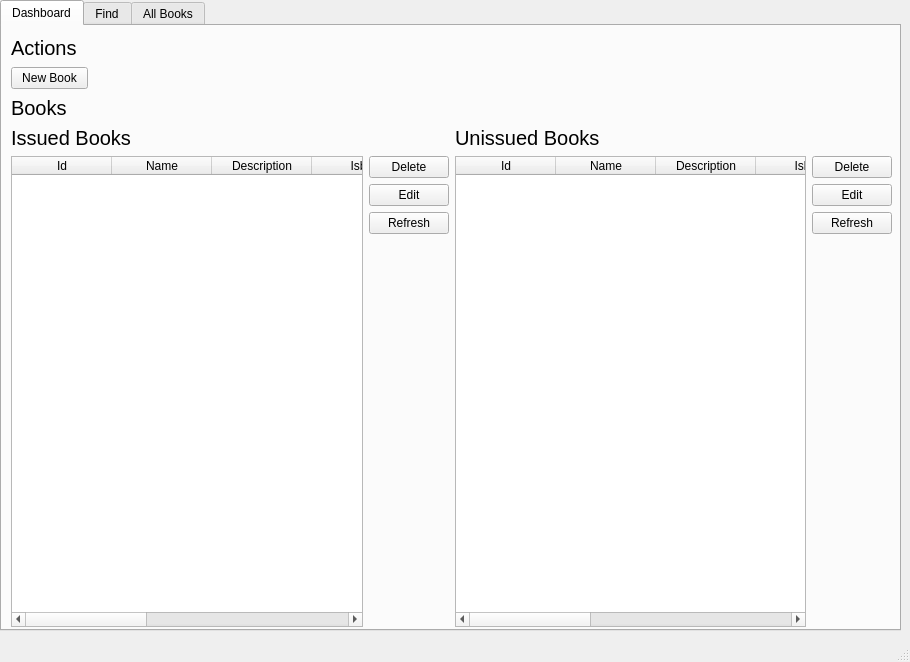
<?xml version="1.0" encoding="UTF-8"?>
<ui version="4.0">
 <class>MainWindow</class>
 <widget class="QMainWindow" name="MainWindow">
  <property name="geometry">
   <rect>
    <x>0</x>
    <y>0</y>
    <width>910</width>
    <height>662</height>
   </rect>
  </property>
  <property name="windowTitle">
   <string>MainWindow</string>
  </property>
  <widget class="QWidget" name="centralwidget">
   <widget class="QTabWidget" name="tabWidget">
    <property name="geometry">
     <rect>
      <x>0</x>
      <y>0</y>
      <width>901</width>
      <height>631</height>
     </rect>
    </property>
    <property name="currentIndex">
     <number>0</number>
    </property>
    <widget class="QWidget" name="dashboard_tab">
     <attribute name="title">
      <string>Dashboard</string>
     </attribute>
     <widget class="QWidget" name="">
      <property name="geometry">
       <rect>
        <x>9</x>
        <y>9</y>
        <width>77</width>
        <height>85</height>
       </rect>
      </property>
      <layout class="QVBoxLayout" name="verticalLayout_5">
       <item>
        <widget class="QLabel" name="label">
         <property name="font">
          <font>
           <pointsize>15</pointsize>
          </font>
         </property>
         <property name="text">
          <string>Actions</string>
         </property>
        </widget>
       </item>
       <item>
        <widget class="QPushButton" name="new_book_btn">
         <property name="text">
          <string>New Book</string>
         </property>
        </widget>
       </item>
       <item>
        <widget class="QLabel" name="label_2">
         <property name="font">
          <font>
           <pointsize>15</pointsize>
          </font>
         </property>
         <property name="text">
          <string>Books</string>
         </property>
        </widget>
       </item>
      </layout>
     </widget>
     <widget class="QWidget" name="">
      <property name="geometry">
       <rect>
        <x>9</x>
        <y>100</y>
        <width>881</width>
        <height>501</height>
       </rect>
      </property>
      <layout class="QHBoxLayout" name="horizontalLayout_3">
       <item>
        <layout class="QVBoxLayout" name="verticalLayout_6">
         <item>
          <widget class="QLabel" name="label_3">
           <property name="font">
            <font>
             <pointsize>15</pointsize>
            </font>
           </property>
           <property name="text">
            <string>Issued Books</string>
           </property>
          </widget>
         </item>
         <item>
          <layout class="QHBoxLayout" name="horizontalLayout">
           <item>
            <widget class="QTableWidget" name="issued_books_table">
             <property name="columnCount">
              <number>8</number>
             </property>
             <column>
              <property name="text">
               <string>Id</string>
              </property>
             </column>
             <column>
              <property name="text">
               <string>Name</string>
              </property>
             </column>
             <column>
              <property name="text">
               <string>Description</string>
              </property>
             </column>
             <column>
              <property name="text">
               <string>Isbn</string>
              </property>
             </column>
             <column>
              <property name="text">
               <string>Page_Count</string>
              </property>
             </column>
             <column>
              <property name="text">
               <string>Issued</string>
              </property>
             </column>
             <column>
              <property name="text">
               <string>Author</string>
              </property>
             </column>
             <column>
              <property name="text">
               <string>Year</string>
              </property>
             </column>
            </widget>
           </item>
           <item>
            <layout class="QVBoxLayout" name="verticalLayout_3">
             <item>
              <layout class="QVBoxLayout" name="verticalLayout">
               <item>
                <widget class="QPushButton" name="delete_issued">
                 <property name="text">
                  <string>Delete</string>
                 </property>
                </widget>
               </item>
               <item>
                <widget class="QPushButton" name="edit_issued">
                 <property name="text">
                  <string>Edit</string>
                 </property>
                </widget>
               </item>
               <item>
                <widget class="QPushButton" name="refresh_issued">
                 <property name="text">
                  <string>Refresh</string>
                 </property>
                </widget>
               </item>
              </layout>
             </item>
             <item>
              <spacer name="verticalSpacer">
               <property name="orientation">
                <enum>Qt::Vertical</enum>
               </property>
               <property name="sizeHint" stdset="0">
                <size>
                 <width>20</width>
                 <height>40</height>
                </size>
               </property>
              </spacer>
             </item>
            </layout>
           </item>
          </layout>
         </item>
        </layout>
       </item>
       <item>
        <layout class="QVBoxLayout" name="verticalLayout_7">
         <item>
          <widget class="QLabel" name="label_4">
           <property name="font">
            <font>
             <pointsize>15</pointsize>
            </font>
           </property>
           <property name="text">
            <string>Unissued Books</string>
           </property>
          </widget>
         </item>
         <item>
          <layout class="QHBoxLayout" name="horizontalLayout_2">
           <item>
            <widget class="QTableWidget" name="unissued_books_table">
             <property name="columnCount">
              <number>8</number>
             </property>
             <column>
              <property name="text">
               <string>Id</string>
              </property>
             </column>
             <column>
              <property name="text">
               <string>Name</string>
              </property>
             </column>
             <column>
              <property name="text">
               <string>Description</string>
              </property>
             </column>
             <column>
              <property name="text">
               <string>Isbn</string>
              </property>
             </column>
             <column>
              <property name="text">
               <string>Page_Count</string>
              </property>
             </column>
             <column>
              <property name="text">
               <string>Issued</string>
              </property>
             </column>
             <column>
              <property name="text">
               <string>Author</string>
              </property>
             </column>
             <column>
              <property name="text">
               <string>Year</string>
              </property>
             </column>
            </widget>
           </item>
           <item>
            <layout class="QVBoxLayout" name="verticalLayout_4">
             <item>
              <layout class="QVBoxLayout" name="verticalLayout_2">
               <item>
                <widget class="QPushButton" name="delete_unissued">
                 <property name="text">
                  <string>Delete</string>
                 </property>
                </widget>
               </item>
               <item>
                <widget class="QPushButton" name="edit_unissued">
                 <property name="text">
                  <string>Edit</string>
                 </property>
                </widget>
               </item>
               <item>
                <widget class="QPushButton" name="refresh_unissued">
                 <property name="text">
                  <string>Refresh</string>
                 </property>
                </widget>
               </item>
              </layout>
             </item>
             <item>
              <spacer name="verticalSpacer_2">
               <property name="orientation">
                <enum>Qt::Vertical</enum>
               </property>
               <property name="sizeHint" stdset="0">
                <size>
                 <width>20</width>
                 <height>40</height>
                </size>
               </property>
              </spacer>
             </item>
            </layout>
           </item>
          </layout>
         </item>
        </layout>
       </item>
      </layout>
     </widget>
    </widget>
    <widget class="QWidget" name="find_tab">
     <attribute name="title">
      <string>Find</string>
     </attribute>
     <widget class="QWidget" name="">
      <property name="geometry">
       <rect>
        <x>10</x>
        <y>0</y>
        <width>881</width>
        <height>601</height>
       </rect>
      </property>
      <layout class="QVBoxLayout" name="verticalLayout_8">
       <item>
        <layout class="QHBoxLayout" name="horizontalLayout_4">
         <item>
          <widget class="QLabel" name="label_5">
           <property name="font">
            <font>
             <pointsize>15</pointsize>
            </font>
           </property>
           <property name="text">
            <string>Search By Id</string>
           </property>
          </widget>
         </item>
         <item>
          <widget class="QLineEdit" name="search_input"/>
         </item>
         <item>
          <widget class="QPushButton" name="search_btn">
           <property name="text">
            <string>Search</string>
           </property>
          </widget>
         </item>
        </layout>
       </item>
       <item>
        <widget class="QTableWidget" name="search_table">
         <property name="columnCount">
          <number>8</number>
         </property>
         <column>
          <property name="text">
           <string>Id</string>
          </property>
         </column>
         <column>
          <property name="text">
           <string>Name</string>
          </property>
         </column>
         <column>
          <property name="text">
           <string>Description</string>
          </property>
         </column>
         <column>
          <property name="text">
           <string>Isbn</string>
          </property>
         </column>
         <column>
          <property name="text">
           <string>Page_Count</string>
          </property>
         </column>
         <column>
          <property name="text">
           <string>Issued</string>
          </property>
         </column>
         <column>
          <property name="text">
           <string>Author</string>
          </property>
         </column>
         <column>
          <property name="text">
           <string>Year</string>
          </property>
         </column>
        </widget>
       </item>
      </layout>
     </widget>
    </widget>
    <widget class="QWidget" name="all_books_tab">
     <attribute name="title">
      <string>All Books</string>
     </attribute>
     <widget class="QTableWidget" name="all_books_table">
      <property name="geometry">
       <rect>
        <x>30</x>
        <y>70</y>
        <width>861</width>
        <height>521</height>
       </rect>
      </property>
      <property name="columnCount">
       <number>8</number>
      </property>
      <column>
       <property name="text">
        <string>Id</string>
       </property>
      </column>
      <column>
       <property name="text">
        <string>Name</string>
       </property>
      </column>
      <column>
       <property name="text">
        <string>Description</string>
       </property>
      </column>
      <column>
       <property name="text">
        <string>Isbn</string>
       </property>
      </column>
      <column>
       <property name="text">
        <string>Page_Count</string>
       </property>
      </column>
      <column>
       <property name="text">
        <string>Issued</string>
       </property>
      </column>
      <column>
       <property name="text">
        <string>Author</string>
       </property>
      </column>
      <column>
       <property name="text">
        <string>Year</string>
       </property>
      </column>
     </widget>
     <widget class="QWidget" name="">
      <property name="geometry">
       <rect>
        <x>30</x>
        <y>0</y>
        <width>91</width>
        <height>59</height>
       </rect>
      </property>
      <layout class="QVBoxLayout" name="verticalLayout_9">
       <item>
        <widget class="QLabel" name="label_6">
         <property name="font">
          <font>
           <pointsize>17</pointsize>
          </font>
         </property>
         <property name="text">
          <string>All books</string>
         </property>
        </widget>
       </item>
       <item>
        <widget class="QPushButton" name="refresh_btn">
         <property name="text">
          <string>Refresh</string>
         </property>
        </widget>
       </item>
      </layout>
     </widget>
    </widget>
   </widget>
  </widget>
  <widget class="QMenuBar" name="menubar">
   <property name="geometry">
    <rect>
     <x>0</x>
     <y>0</y>
     <width>910</width>
     <height>21</height>
    </rect>
   </property>
  </widget>
  <widget class="QStatusBar" name="statusbar"/>
 </widget>
 <resources/>
 <connections/>
</ui>
